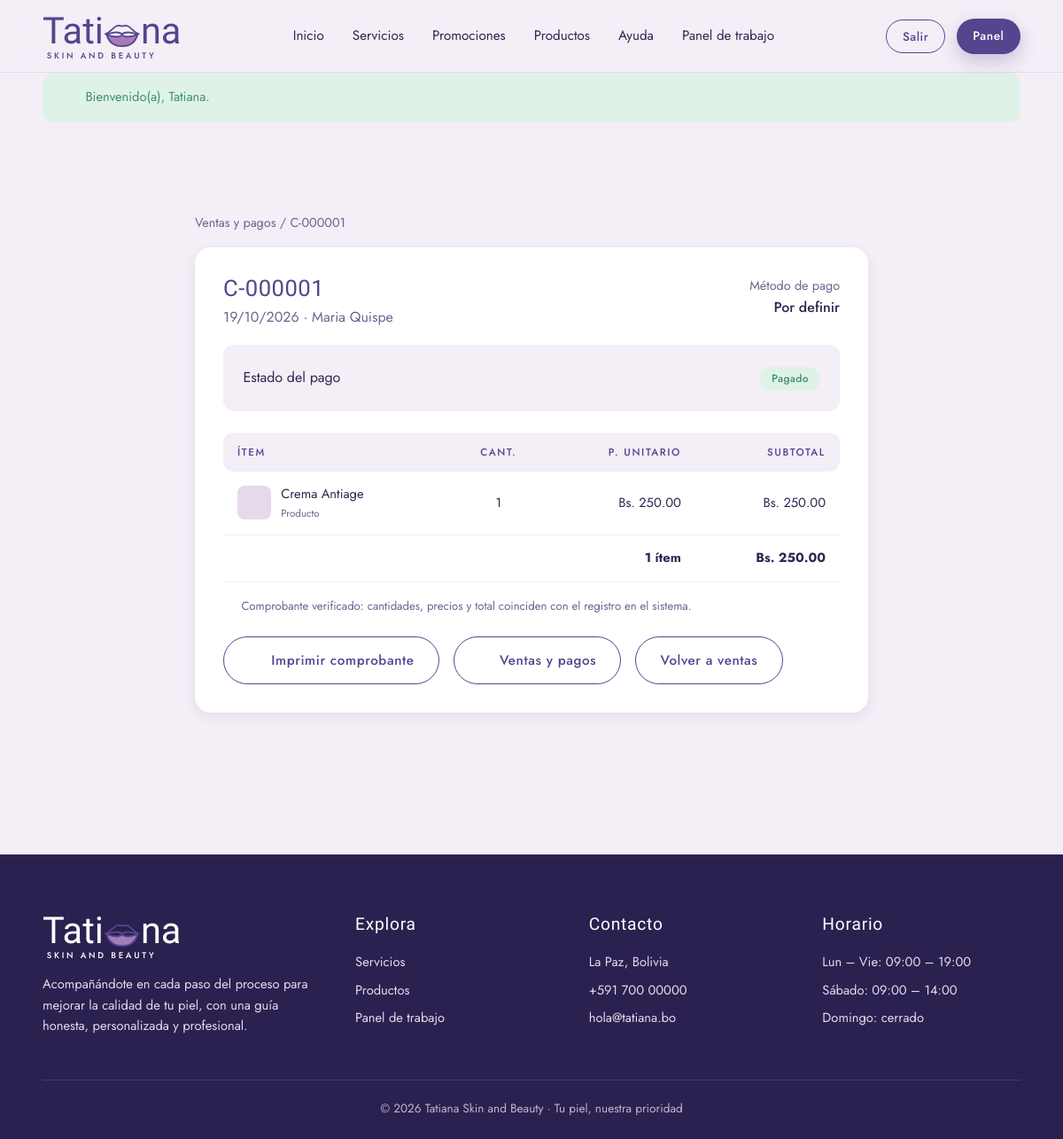
The app's page /index.php?v=empleado_comprobante&id=1 (signed in) with its own data.
### tables this page shows
CREATE TABLE `usuario` (
  `id_usuario` varchar(100) NOT NULL,
  `nombre` varchar(50) NOT NULL,
  `ap_paterno` varchar(50) DEFAULT NULL,
  `ap_materno` varchar(50) DEFAULT NULL,
  `telefono` varchar(20) DEFAULT NULL,
  `fecha_nacimiento` date DEFAULT NULL,
  `id_rol` varchar(10) DEFAULT NULL,
  `id_sucursal` varchar(10) DEFAULT NULL
);

CREATE TABLE `compra` (
  `id_compra` int(11) NOT NULL,
  `fecha_compra` date DEFAULT NULL,
  `nro_compra` varchar(20) DEFAULT NULL,
  `total_pagar` decimal(10,2) DEFAULT NULL,
  `id_usuario` varchar(100) DEFAULT NULL,
  `id_metodoPago` varchar(10) DEFAULT NULL,
  `estado_pago` varchar(20) NOT NULL DEFAULT 'pagado',
  `codigo_pago` varchar(40) DEFAULT NULL,
  `comprobante` varchar(255) DEFAULT NULL,
  `comprobante_nombre` varchar(255) DEFAULT NULL,
  `comprobante_tipo` varchar(60) DEFAULT NULL,
  `comprobante_datos` longblob DEFAULT NULL,
  `fecha_pago` datetime DEFAULT NULL,
  `fecha_verificacion` datetime DEFAULT NULL,
  `verificado_por` varchar(100) DEFAULT NULL,
  `observacion` varchar(255) DEFAULT NULL,
  `id_sucursal` varchar(10) DEFAULT NULL
);

CREATE TABLE `detalle_compra` (
  `id_detalle` int(11) NOT NULL,
  `cantidad` int(11) DEFAULT NULL,
  `precio_unitario` decimal(10,2) DEFAULT NULL,
  `subtotal` decimal(10,2) DEFAULT NULL,
  `id_compra` int(11) DEFAULT NULL,
  `id_producto` varchar(10) DEFAULT NULL,
  `id_servicio` varchar(10) DEFAULT NULL
);

### app/views/cliente/detalle_compra.php (the view, shortened to what the rows shown need)
<?php
$totalItems = array_sum(array_column($items, 'cantidad'));
$sumaSubtotales = 0.0;
$itemsConError = 0;
foreach ($items as $i) {
    $sub  = (float)($i['subtotal'] ?? 0);
    $sumaSubtotales += $sub;
}
$totalCompra = (float)($compra['total_pagar'] ?? 0);
$cuadra = $itemsConError === 0 && abs(round($sumaSubtotales, 2) - $totalCompra) < 0.01;
$esEmpleado = \App\Core\Auth::esEmpleado();
$esAdmin = \App\Core\Auth::esAdmin();
$volverRuta = $esEmpleado ? ruta('empleado_ventas') : ($esAdmin ? ruta('admin_dashboard') : ruta('mis_compras'));
$volverTexto = $esEmpleado ? 'Ventas y pagos' : ($esAdmin ? 'Panel' : 'Mis compras');
$seguirRuta = $esEmpleado ? ruta('empleado_ventas') : ruta('catalogo');
$seguirTexto = $esEmpleado ? 'Volver a ventas' : 'Seguir comprando';
require __DIR__ . '/../layout/header.php';
?>
<section class="section">
    <div class="container" style="max-width:760px">
        <p class="muted" style="font-size:.9rem;margin-bottom:1rem">
            <a href="<?= $volverRuta ?>"><?= e($volverTexto) ?></a> / <?= e($compra['nro_compra'] ?? '#' . $compra['id_compra']) ?>
        </p>
        <div class="card" style="padding:2rem">
            <div style="display:flex;justify-content:space-between;flex-wrap:wrap;gap:1rem;align-items:flex-start">
                <div>
                    <h1 style="font-size:1.6rem;margin:0"><?= e($compra['nro_compra'] ?? 'Compra #' . $compra['id_compra']) ?></h1>
                    <p class="muted" style="margin:.25rem 0 0"><?= e(date('d/m/Y', strtotime($compra['fecha_compra']))) ?> · <?= e($compra['nombre'] ?? '') ?> <?= e($compra['ap_paterno'] ?? '') ?></p>
                </div>
            </div>
            <div class="recibo-total" style="text-align:left;margin-top:1.2rem">
            </div>
            <?php if (empty($items)): ?>
                <?= vacio('Esta compra no tiene ítems registrados.', 'box') ?>
            <?php else: ?>
                <table class="table" style="margin-top:1.5rem">
                    <thead><tr><th>Ítem</th><th style="text-align:center">Cant.</th><th style="text-align:right">P. unitario</th><th style="text-align:right">Subtotal</th></tr></thead>
                    <tbody>
                    <?php foreach ($items as $i): ?>
                        <?php
                        $nombreItem = (string)($i['nombre'] ?? $i['nombre_producto'] ?? $i['nombre_servicio'] ?? 'Ítem');
                        $esServicio = ($i['tipo'] ?? 'producto') === 'servicio';
                        ?>
                        <?php
                        $imgItem = !$esServicio ? trim((string)($i['imagen_url'] ?? '')) : '';
                        $tieneImg = $imgItem !== '' && (preg_match('#^https?://#i', $imgItem) || is_file(BASE_PATH . '/public/' . $imgItem));
                        ?>
                        <tr>
                            <td>
                                <div style="display:flex;align-items:center;gap:.7rem">
                                    <?php if ($tieneImg): ?>
                                        <img src="<?= e(url_archivo($imgItem)) ?>" alt="<?= e($nombreItem) ?>" style="width:38px;height:38px;object-fit:cover;border-radius:8px;flex:none">
                                    <?php else: ?>
                                        <span style="width:38px;height:38px;border-radius:8px;background:var(--lila-claro);display:flex;align-items:center;justify-content:center;color:var(--morado);flex:none"><?= icon($esServicio ? 'sparkle' : 'box', 18) ?></span>
                                    <?php endif; ?>
                                    <span>
                                        <?= e($nombreItem) ?>
                                        <small class="muted" style="display:block;font-size:.72rem"><?= $esServicio ? 'Servicio' : 'Producto' ?></small>
                                    </span>
                                </div>
                            </td>
                            <td style="text-align:center"><?= (int)$i['cantidad'] ?></td>
                            <td style="text-align:right"><?= bs($i['precio_unitario']) ?></td>
                            <td style="text-align:right"><?= bs($i['subtotal']) ?></td>
                        </tr>
                    <?php endforeach; ?>
                    </tbody>
                    <tfoot>
                        <tr>
                            <td colspan="3" style="text-align:right"><b><?= $totalItems ?> ítem<?= $totalItems > 1 ? 's' : '' ?></b></td>
                            <td style="text-align:right"><b><?= bs($compra['total_pagar']) ?></b></td>
                        </tr>
                    </tfoot>
                </table>
            <?php endif; ?>
            <?php if (!$cuadra): ?>
                <div class="alert warn" style="margin-top:1.2rem">
                    <?= icon('shield', 18) ?>
                    <span>Este comprobante presenta diferencias entre sus ítems y el total registrado. Pide al personal verificarlo antes de usarlo como referencia.</span>
                </div>
            <?php elseif (!empty($items)): ?>
                <p class="muted" style="font-size:.82rem;margin-top:1rem;display:flex;align-items:center;gap:.4rem">
                </p>
            <?php endif; ?>
            <div style="display:flex;gap:1rem;margin-top:1.5rem;flex-wrap:wrap">
                <button class="btn btn-outline" onclick="window.print()"><?= icon('print', 18) ?> Imprimir comprobante</button>
                <a href="<?= $volverRuta ?>" class="btn btn-outline"><?= icon('arrow-left', 16) ?> <?= e($volverTexto) ?></a>
                <a href="<?= $seguirRuta ?>" class="btn btn-outline"><?= e($seguirTexto) ?></a>
            </div>
        </div>
    </div>
</section>
<?php require __DIR__ . '/../layout/footer.php'; ?>

### app/views/layout/helpers.php (shortened to what the rows shown need)
<?php
function e($texto): string
{
    return htmlspecialchars((string)$texto, ENT_QUOTES, 'UTF-8');
}
function ruta(string $vista, array $params = []): string
{
    $url = BASE_URL . '/index.php?v=' . urlencode($vista);
    return $url;
}
function bs($monto): string
{
    return 'Bs. ' . number_format((float)$monto, 2);
}
function icon(string $n, int $s = 22): string
{
    $d = $p[$n] ?? $p['sparkle'];
    return '<svg width="' . $s . '" height="' . $s . '" viewBox="0 0 24 24" fill="none" stroke="currentColor" stroke-width="1.6" stroke-linecap="round" stroke-linejoin="round" aria-hidden="true">' . $d . '</svg>';
}

### records on screen
usuario: id_rol "Ventas y pagos", id_rol "Volver a ventas"
compra: nro_compra "C-000001", fecha_compra "19/10/2026", id_usuario.nombre "Maria", id_usuario.ap_paterno "Quispe", total_pagar "Bs. 250.00"
detalle_compra: nombreItem "Crema Antiage", cantidad "1", precio_unitario "Bs. 250.00", subtotal "Bs. 250.00"

### other values on screen
$m "Bienvenido(a), Tatiana."
$compra['nombre_metodoPago'] "Por definir"
$texto "Pagado"
$totalItems "1"
